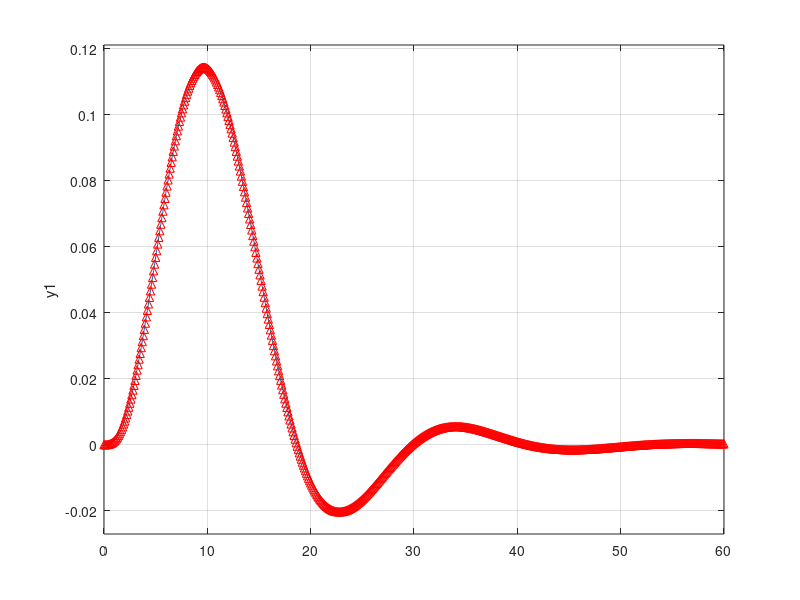
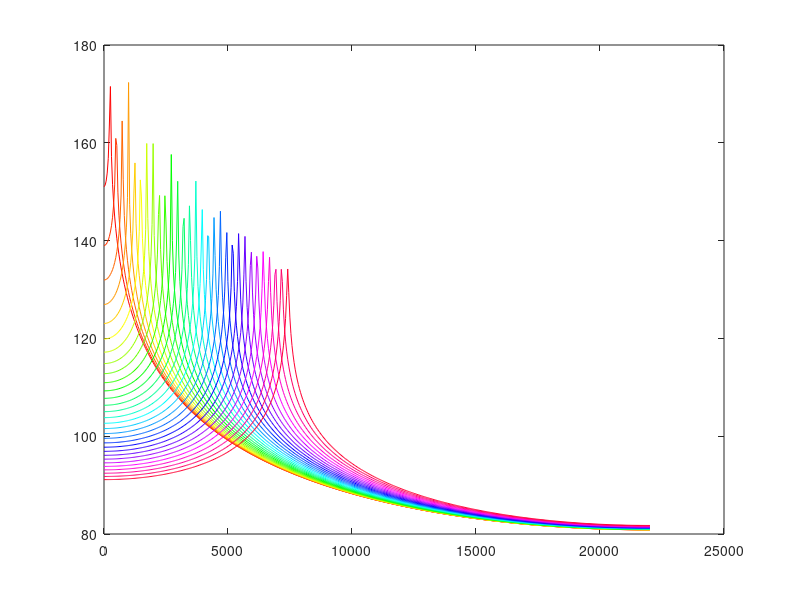
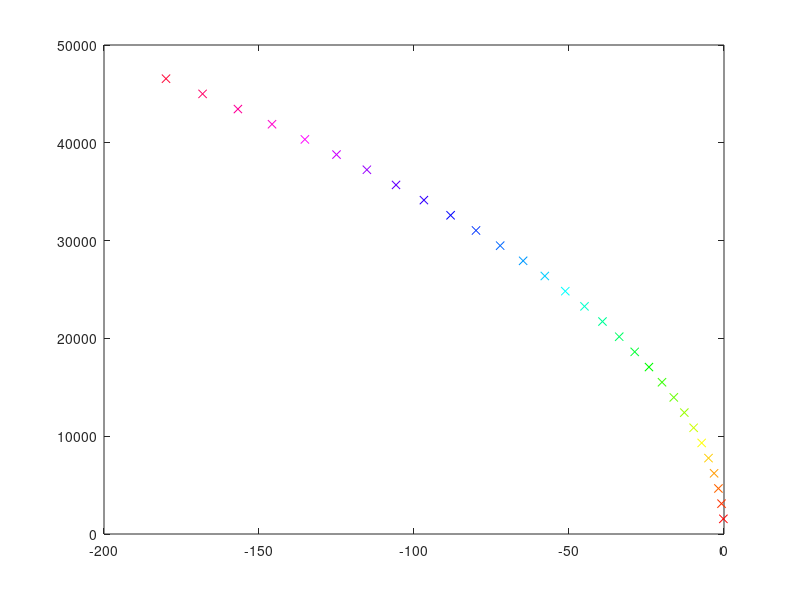
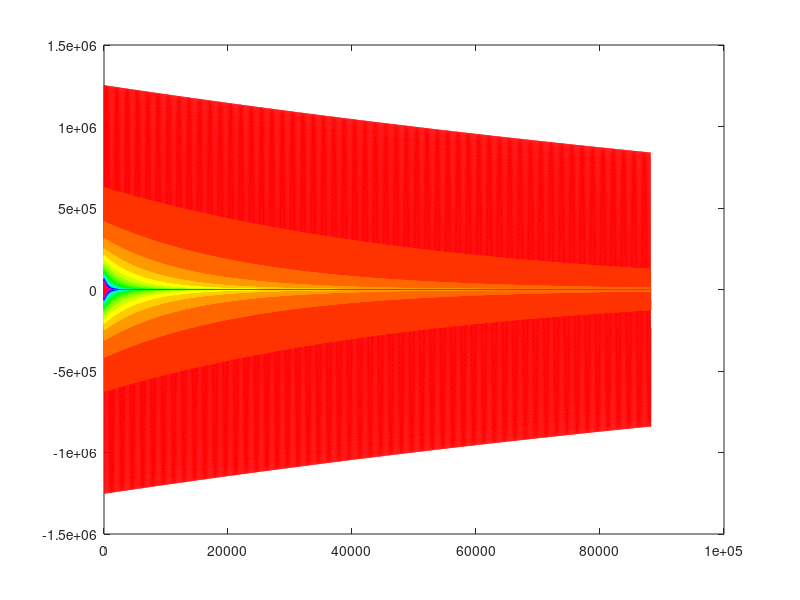

Source code (MATLAB) for these figures, in order: (Note: this script raises an error after producing the figures.)
%%

[b,a] = butter(4,0.3,'s'); 
[bz,az] = impinvar(b,a,10);
sys = tf(b,a)
impulse(sys);
hold on;
impz(10*bz,az,[],10);


%%

%            b*z
% G = -----------------
%     z^2 + c_1*z + c_0

clear;


% Figures initialisieren/wiederfinden

if(findobj('type','figure','name','freqs'))
    freqs = figure(findobj('type','figure','name','freqs'));
else
    freqs = figure('name','freqs');
end

if(findobj('type','figure','name','sebene'))
    sebene = figure(findobj('type','figure','name','sebene'));
else
    sebene = figure('name','sebene');
end

if(findobj('type','figure','name','signals'))
    signals = figure(findobj('type','figure','name','signals'));
else
    signals = figure('name','signals');
end

if(findobj('type','figure','name','result'))
    result = figure(findobj('type','figure','name','result'));
else
    result = figure('name','result');
end



% Koeffizienten und Daten

filters = 30;

l = 0.65;
Ts = 60.97;
rho = 1140;
A = 0.5188*10^-6;
m = 1:filters;

T = 44100;
seconds = 2;
samples = seconds*T;
inputdata = [1 zeros(1,samples-1)];
x = 1:samples;
y = zeros(1,samples);

H = [];
sigmas = [];
omegas = [];

cc=hsv(filters);

for i = m;
	sigma = -0.2*i^2;
	omega = i*(pi/l)*sqrt(Ts/(rho*A));
	
	sigmas = [sigmas sigma];
	omegas = [omegas omega];
	
	b = T*sin(omega*1/T)/(omega*1/T);
	c1 = -2*exp(sigma*1/T)*cos(omega*1/T);
	c0 = exp(2*sigma*1/T);
	
	num = [0 b 0];
	den = [1 c1 c0];
	
	%H = [H tf(num, den, 0.1)]

	figure(freqs);
	[h,w] = freqz(num,den,[], T);
	plot(w,20*log10(abs(h)),'color',cc(i,:));
	hold on
	
	figure(signals);
	plot(x,filter(num,den,inputdata),'color',cc(i,:));
	hold on
	pause(0.1);
	
	y = y + filter(num,den,inputdata);
end

hold off

figure(sebene);
for i = m;
	plot(sigmas(i),omegas(i), 'x-','color',cc(i,:));
	hold on
end;

hold off

figure(result);
plot(x,y);

y = y*min(y)

sound(y,T);

%%

wavwrite(y,T,'wav/filter.synth.wav');

%%

sound(y,T);